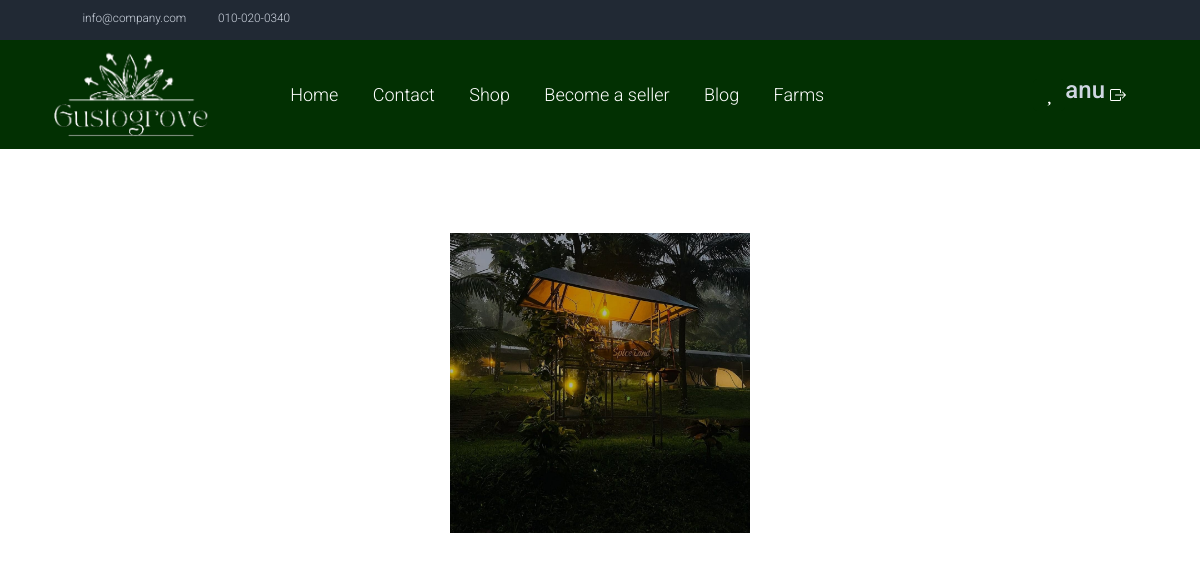
/farm_view/ (signed in), run on an earlier commit of the app's database.
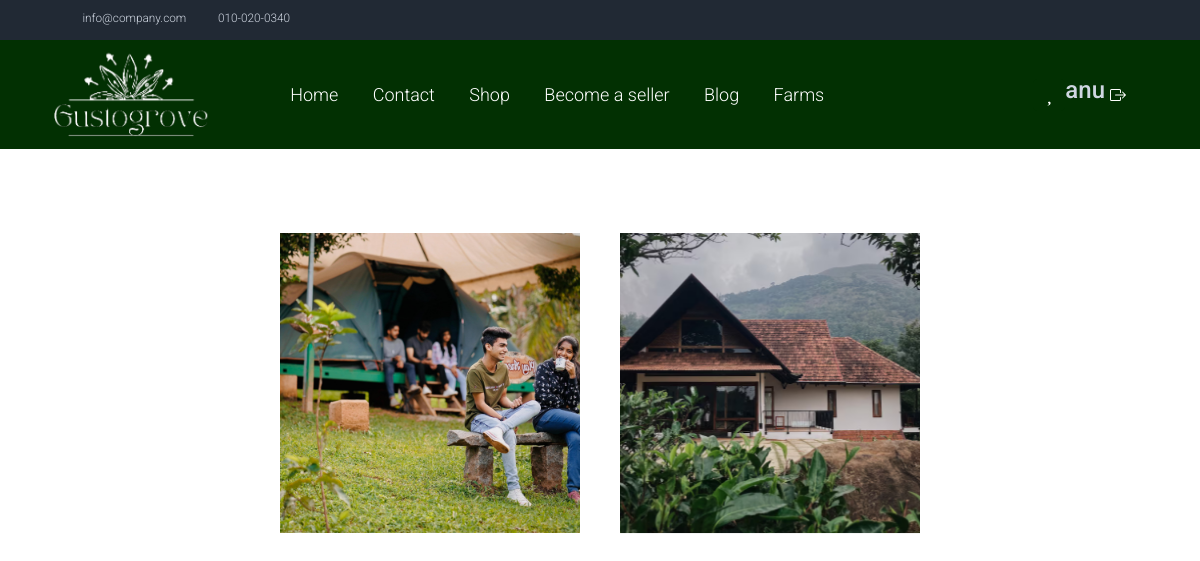
And on a later commit of the database.
### storeapp/models.py (models this page shows, shortened)
class Farm(models.Model):
    seller = models.ForeignKey(CustomUser, on_delete=models.CASCADE)
    farm_name = models.CharField(max_length=100)
    location = models.CharField(max_length=255)
    description = models.TextField()
    activities = models.TextField()
    visiting_hours_from = models.CharField(max_length=100,null=True)
    visiting_hours_to = models.CharField(max_length=100,null=True)
    contact_info = models.CharField(max_length=100)
    image = models.ImageField(upload_to='farm_images/')
    created_at = models.DateTimeField(auto_now_add=True)

### storeapp/views.py (the view)
# urls.py: path('farm_view/',views.farm_view,name='farm_view'),
@login_required
def farm_view(request):
    farms = Farm.objects.all()  # Fetch all blogs from the database
    return render(request, 'farm_view.html', {'farms': farms})

### template/farm_view.html (shortened to what the changed rows need)
{% load static %}
<html>
    <head>
<link href="//maxcdn.bootstrapcdn.com/bootstrap/4.1.1/css/bootstrap.min.css" rel="stylesheet" id="bootstrap-css">
    <link rel="stylesheet" href="https://cdn.jsdelivr.net/npm/bootstrap-icons@1.11.3/font/bootstrap-icons.min.css">
<link rel="stylesheet" href="https://cdn.jsdelivr.net/npm/bootstrap@5.2.3/dist/css/bootstrap.min.css">
    <link rel="stylesheet" href="{% static 'css/bootstrap.min.css' %}">
    <link rel="stylesheet" href="{% static 'css/templatemo.css' %}">
    <link rel="stylesheet" href="{% static '/css/custom.css' %}">
    <link rel="stylesheet" href="{% static 'css/fontawesome.min.css' %}">
</head>
<body>
        <div class="container d-flex align-items-center justify-content-center flex-wrap mt-5 pt-3">
            {% for farm in farms %}
            <div class="box">
                <div class="body">
                    <div class="imgContainer">
                        <img src="{{ farm.image.url }}" alt="{{ farm.farm_name }}">
                    </div>
                    <div class="content d-flex flex-column align-items-center justify-content-center">
                        <div>
                            <a href={% url 'farm_view_details' farm.id  %} class="text-decoration-none" ><h3 class="text-white fs-5"> {{ farm.farm_name }}</h3></a>
                    <p class="fs-6 text-white">{{ farm.activities }}</p>
                        </div>
                    </div>
                </div>
            </div>
            {% endfor %}
        </div>
    </body>
    </html>

What changed in the data, as far as the page shows it:
changed Farm (number 1 of 2 on the later page): image: a different picture
added Farm: image (picture)
